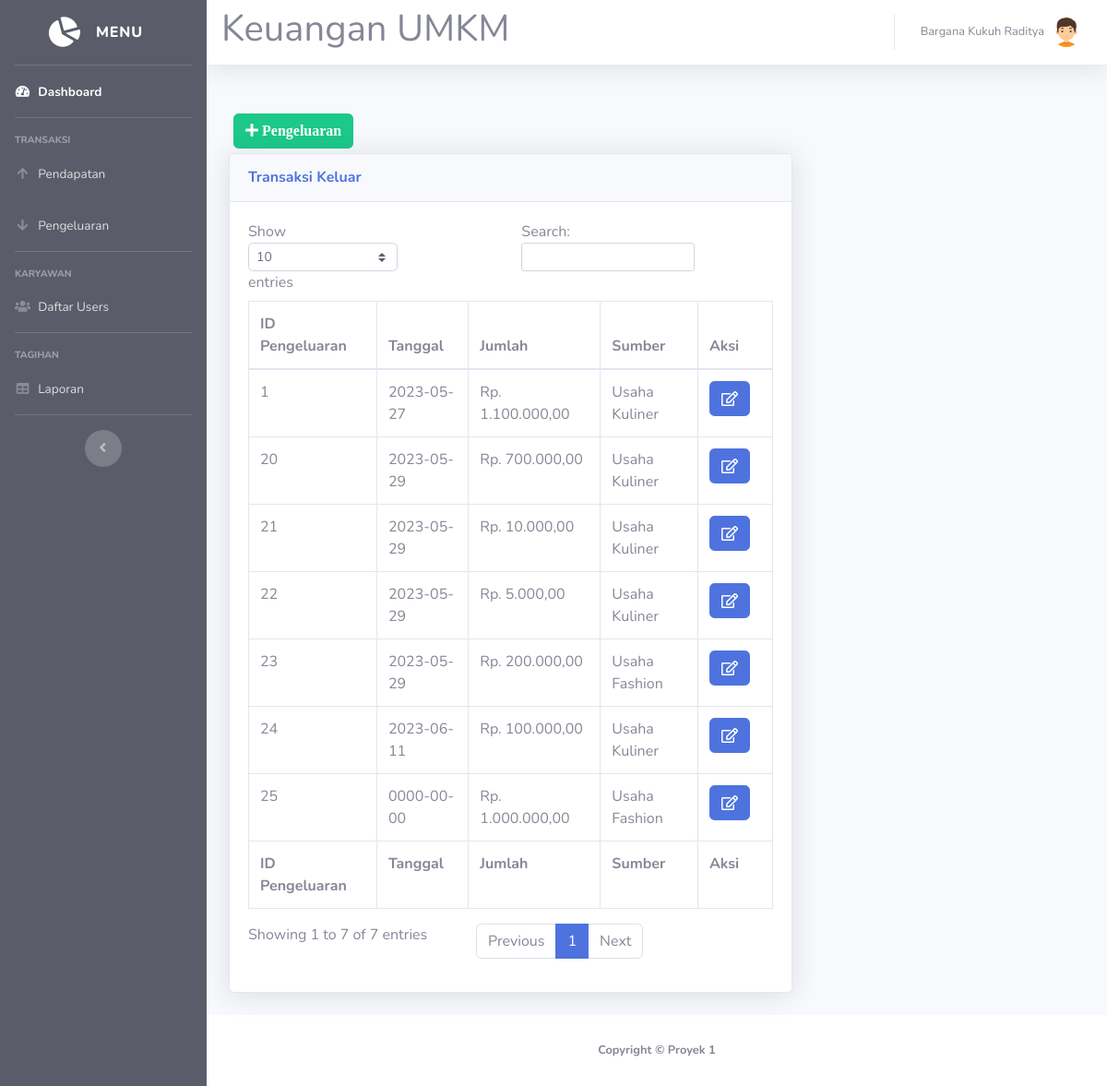
Screenshot of /keuangan/pengeluaran.php (signed in) with the database file from the repository.
### tables this page shows
CREATE TABLE `pengeluaran` (
  `id_pengeluaran` int(11) NOT NULL,
  `tgl_pengeluaran` date NOT NULL,
  `jumlah` int(11) NOT NULL,
  `id_sumber` int(11) NOT NULL
);

CREATE TABLE `sumber` (
  `id_sumber` int(11) NOT NULL,
  `nama` varchar(40) NOT NULL
);

### keuangan/pengeluaran.php (the view, shortened to what this page needs)
<!DOCTYPE html>
<html lang="en">
<head>
  <link href="vendor/fontawesome-free/css/all.min.css" rel="stylesheet" type="text/css">
  <link href="css/sb-admin-2.min.css" rel="stylesheet">
</head>
<body id="page-top">
  <?php
  require 'koneksi.php';
  require('sidebar.php');
  ?>
  <div id="content">
    <?php require('navbar.php'); ?>
    <div class="container-fluid">
      <div class="row">
      </div>
      <button type="button" class="btn btn-success" style="margin:5px" data-toggle="modal" data-target="#myModalTambah"><i class="fa fa-plus"> Pengeluaran</i></button><br>
      <div class="row">
        <div class="col-xl-8 col-lg-7">
          <div class="card shadow mb-4">
            <div class="card-header py-3">
              <h6 class="m-0 font-weight-bold text-primary">Transaksi Keluar</h6>
            </div>
            <div class="card-body">
              <div class="table-responsive">
                <table class="table table-bordered" id="dataTable" width="100%" cellspacing="0">
                  <thead>
                    <tr>
                      <th>ID Pengeluaran</th>
                      <th>Tanggal</th>
                      <th>Jumlah</th>
                      <th>Sumber</th>
                      <th>Aksi</th>
                    </tr>
                  </thead>
                  <tfoot>
                    <tr>
                      <th>ID Pengeluaran</th>
                      <th>Tanggal</th>
                      <th>Jumlah</th>
                      <th>Sumber</th>
                      <th>Aksi</th>
                    </tr>
                  </tfoot>
                  <tbody>
                    <?php
                    $query = mysqli_query($koneksi, "SELECT a.*,b.nama AS nama_sumber FROM pengeluaran a INNER JOIN sumber b ON a.id_sumber = b.id_sumber");
                    while ($data = mysqli_fetch_assoc($query)) {
                    ?>
                      <tr>
                        <td><?= $data['id_pengeluaran'] ?></td>
                        <td><?= $data['tgl_pengeluaran'] ?></td>
                        <td>Rp. <?= number_format($data['jumlah'], 2, ',', '.'); ?></td>
                        <td><?= $data['nama_sumber'] ?></td>
                        <td>
                          <a href="#" type="button" class=" fa fa-edit btn btn-primary btn-md" data-toggle="modal" data-target="#myModal<?php echo $data['id_pengeluaran']; ?>"></a>
                        </td>
                      </tr>
              </div>
            <?php
                    }
            ?>
            </div>
          </div>
  <?php require 'footer.php' ?>
</body>
</html>

### rows the page displays
pengeluaran: id_pengeluaran "1", tgl_pengeluaran "2023-05-27", jumlah "1.100.000,00", id_sumber.nama "Usaha Kuliner"
pengeluaran: id_pengeluaran "20", tgl_pengeluaran "2023-05-29", jumlah "700.000,00", id_sumber.nama "Usaha Kuliner"
pengeluaran: id_pengeluaran "21", tgl_pengeluaran "2023-05-29", jumlah "10.000,00", id_sumber.nama "Usaha Kuliner"
pengeluaran: id_pengeluaran "22", tgl_pengeluaran "2023-05-29", jumlah "5.000,00", id_sumber.nama "Usaha Kuliner"
pengeluaran: id_pengeluaran "23", tgl_pengeluaran "2023-05-29", jumlah "200.000,00", id_sumber.nama "Usaha Fashion"
pengeluaran: id_pengeluaran "24", tgl_pengeluaran "2023-06-11", jumlah "100.000,00", id_sumber.nama "Usaha Kuliner"
pengeluaran: id_pengeluaran "25", tgl_pengeluaran "0000-00-00", jumlah "1.000.000,00", id_sumber.nama "Usaha Fashion"

### other values shown
$_SESSION['nama'] "Bargana Kukuh Raditya"
